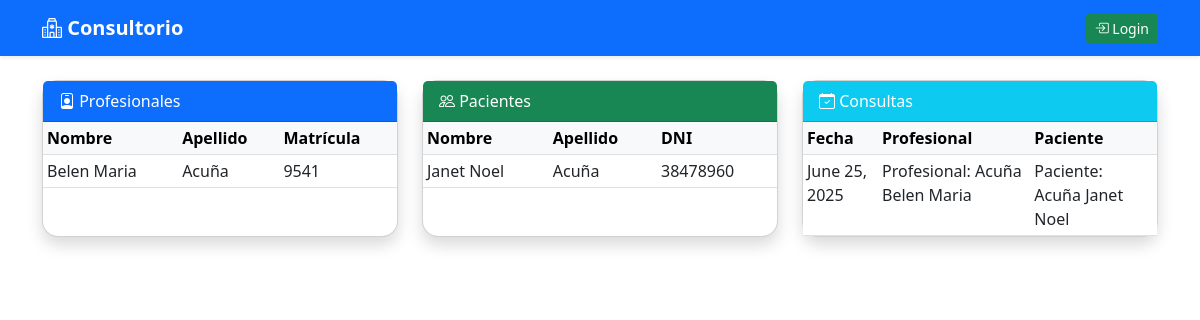
Page /listar_registros/ on the committed database.
### kinesiologia/models.py (models this page shows, shortened)
class Profesional (models.Model):
    Nombre = models.CharField(max_length=50)
    Apellido = models.CharField(max_length=50)
    Especialidad = models.CharField(max_length=50)
    Tel = models.CharField(max_length=50)
    Email = models.EmailField()
    matricula = models.IntegerField(default=0)
    def __str__(self):
        return f"Profesional: {self.Apellido} {self.Nombre}"

class Paciente (models.Model):
    Nombre = models.CharField(max_length=50)
    Apellido = models.CharField(max_length=50)
    Fecha_nacimiento = models.DateField()
    DNI = models.CharField(max_length=50)
    Tel = models.CharField(max_length=50)
    Email = models.EmailField()
    def __str__(self):
        return f"Paciente: {self.Apellido} {self.Nombre}"

class Consulta (models.Model):
    Profesional = models.ForeignKey(Profesional, on_delete=models.CASCADE)
    Paciente = models.ForeignKey(Paciente, on_delete=models.CASCADE)
    Fecha = models.DateField()
    Hora = models.TimeField()
    Observaciones = models.TextField(null=True, blank=True)

### kinesiologia/views.py (the view)
# urls.py: path('listar_registros/', views.listar_registros, name='listar_registros'),
def listar_registros(request):
    profesionales = Profesional.objects.all()
    pacientes = Paciente.objects.all()
    consultas = Consulta.objects.all()
    return render(request, 'listar_registros.html', {'profesionales': profesionales, 'pacientes': pacientes, 'consultas': consultas})

### kinesiologia/templates/listar_registros.html
{% extends 'base.html' %}
{% block content %}
<div class="row g-4">
  <div class="col-12 col-lg-4">
    <div class="card shadow rounded-4 h-100">
      <div class="card-header bg-primary text-white"><i class="bi bi-person-badge"></i> Profesionales</div>
      <div class="card-body p-0">
        <div class="table-responsive">
          <table class="table table-sm table-hover mb-0">
            <thead class="table-light">
              <tr>
                <th>Nombre</th>
                <th>Apellido</th>
                <th>Matrícula</th>
              </tr>
            </thead>
            <tbody>
              {% for profesional in profesionales %}
              <tr>
                <td>{{ profesional.Nombre }}</td>
                <td>{{ profesional.Apellido }}</td>
                <td>{{ profesional.matricula }}</td>
              </tr>
              {% empty %}
              <tr><td colspan="3" class="text-center">Sin profesionales</td></tr>
              {% endfor %}
            </tbody>
          </table>
        </div>
      </div>
    </div>
  </div>
  <div class="col-12 col-lg-4">
    <div class="card shadow rounded-4 h-100">
      <div class="card-header bg-success text-white"><i class="bi bi-people"></i> Pacientes</div>
      <div class="card-body p-0">
        <div class="table-responsive">
          <table class="table table-sm table-hover mb-0">
            <thead class="table-light">
              <tr>
                <th>Nombre</th>
                <th>Apellido</th>
                <th>DNI</th>
              </tr>
            </thead>
            <tbody>
              {% for paciente in pacientes %}
              <tr>
                <td>{{ paciente.Nombre }}</td>
                <td>{{ paciente.Apellido }}</td>
                <td>{{ paciente.DNI }}</td>
              </tr>
              {% empty %}
              <tr><td colspan="3" class="text-center">Sin pacientes</td></tr>
              {% endfor %}
            </tbody>
          </table>
        </div>
      </div>
    </div>
  </div>
  <div class="col-12 col-lg-4">
    <div class="card shadow rounded-4 h-100">
      <div class="card-header bg-info text-white"><i class="bi bi-calendar-check"></i> Consultas</div>
      <div class="card-body p-0">
        <div class="table-responsive">
          <table class="table table-sm table-hover mb-0">
            <thead class="table-light">
              <tr>
                <th>Fecha</th>
                <th>Profesional</th>
                <th>Paciente</th>
              </tr>
            </thead>
            <tbody>
              {% for consulta in consultas %}
              <tr>
                <td>{{ consulta.Fecha }}</td>
                <td>{{ consulta.Profesional }}</td>
                <td>{{ consulta.Paciente }}</td>
              </tr>
              {% empty %}
              <tr><td colspan="3" class="text-center">Sin consultas</td></tr>
              {% endfor %}
            </tbody>
          </table>
        </div>
      </div>
    </div>
  </div>
</div>
{% endblock %}

### rows in the picture
Profesional: Nombre "Belen Maria", Apellido "Acuña", matricula "9541"
Paciente: Nombre "Janet Noel", Apellido "Acuña", DNI "38478960"
Consulta: Fecha "June 25, 2025", Profesional "Profesional: Acuña Belen Maria", Paciente "Paciente: Acuña Janet Noel"
